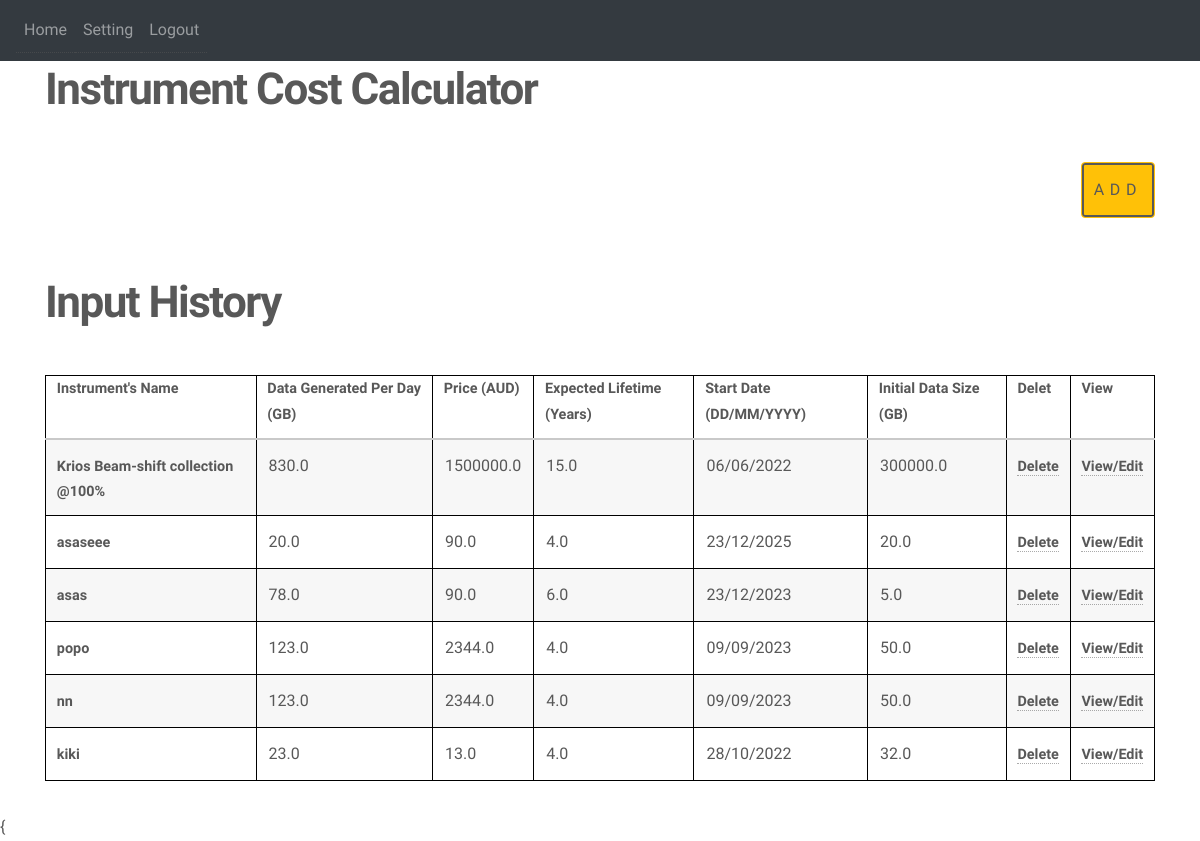
Page / (signed in) on the earlier database version.
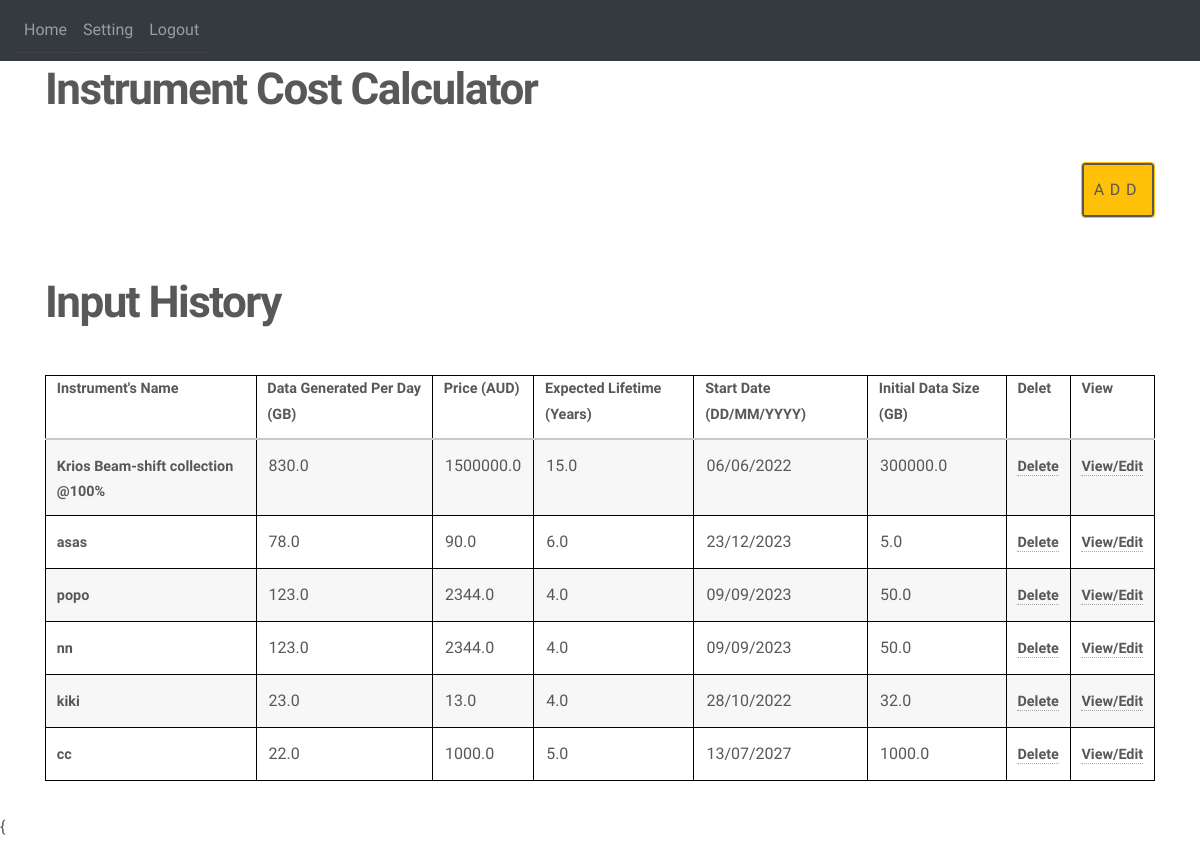
Same page on the later database version.
### website/models.py (models this page shows)
class History(db.Model):
    id = db.Column(db.Integer, primary_key=True)
    name = db.Column(db.String(50))
    data_generated = db.Column(db.Float)
    price = db.Column(db.Float)
    lifetime = db.Column(db.Float)
    start_date = db.Column(db.String(15))
    initial_size = db.Column(db.Float)
    date = db.Column(db.DateTime(timezone=True), default=func.now())
    user_id = db.Column(db.Integer, db.ForeignKey('user.id'))

### website/views.py (the view)
@views.route('/', methods=['GET', 'POST'])
@login_required
def home():
    return render_template("home.html", user=current_user)

### website/__init__.py (called while the page is built)
def create_app():
    app = Flask(__name__)
    app.config['SECRET_KEY'] = 'hjshjhdjah kjshkjdhjs'
    basedir = path.abspath(path.dirname(__file__))
    app.config['SQLALCHEMY_DATABASE_URI'] = 'sqlite:///' + path.join(basedir, 'database.db')
    db.init_app(app)
    from .views import views
    from .auth import auth
    app.register_blueprint(views, url_prefix='/')
    app.register_blueprint(auth, url_prefix='/')
    app.jinja_env.globals.update(calculate_accmult = calculate_accmult)
    app.jinja_env.globals.update(calculate_cost = calculate_cost)
    from .models import User, History
    create_database(app)
    login_manager = LoginManager()
    login_manager.login_view = 'auth.login'
    login_manager.init_app(app)
    @login_manager.user_loader
    def load_user(id):
        return User.query.get(int(id))
    return app

### website/templates/home.html (shortened to what this page needs)
{% extends "base.html" %}
{% block content %}
<h1 align="left">Instrument Cost Calculator</h1>
<div align="right">
     <button type="button" name="age" id="age" data-toggle="modal" data-target="#add_data_Modal" class="btn btn-warning">Add</button>
</div>
<br>
<br>
<h1 align = "Left">Input History</h1>
<div class="table-wrapper">
  <table>
    <thead>
      <tr>
        <th>Instrument's Name</th>
        <th>Data Generated Per Day (GB)</th>
        <th>Price (AUD)</th>
        <th>Expected Lifetime (Years)</th>
        <th>Start Date (DD/MM/YYYY)</th>
        <th>Initial Data Size (GB)</th>
        <th>Delet</th>
        <th>View</th>
      </tr>
    </thead>
    <tbody>
      {%if user.histories %}
        {% for history in user.histories %}
        <tr>
          <th>
              <div class="edit">{{ history.name }}</div>
          </th>
          <td>{{ history.data_generated }}</td>
          <td>{{ history.price }}</td>
          <td>{{ history.lifetime }}</td>
          <td>{{ history.start_date }}</td>
          <td>{{ history.initial_size }}</td>
          <th>
            <a onClick  = "deleteHistory({{ history.id }})">Delete</a>
          </th>
          <th>
            <a href="/view-history/{{ history.id }}">View/Edit</a>
          </th>
        </tr>
        {% endfor %}
      {% endif %}
    </tbody>
  </table>
</div>
{% endblock %}

Differences in the rows shown:
removed History: name "asaseee", data_generated "20.0", price "90.0", lifetime "4.0", start_date "23/12/2025", initial_size "20.0"
added History: name "cc", data_generated "22.0", price "1000.0", lifetime "5.0", start_date "13/07/2027", initial_size "1000.0"
